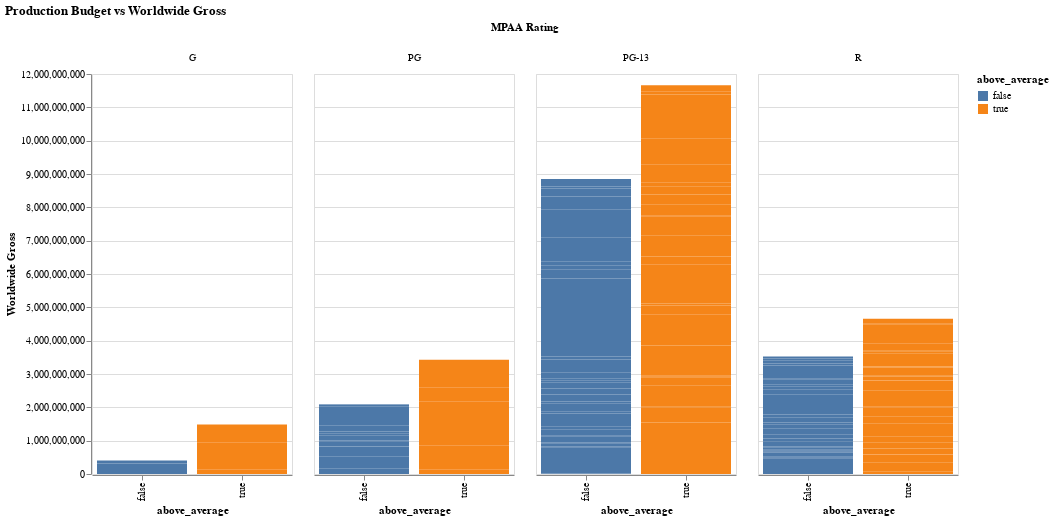

Notebook code cell kept with this figure:
### Markdown cell above
<h3> The result came out to be mixed. High and low production movies are above average. Lets understand how the worldwide collection of movies on genre and above average</h3>

### Code cell
alt.Chart(movies_data, height = 400, width = 200)\
    .mark_bar() \
    .encode(x= 'above_average:O',
     y = 'Worldwide Gross:Q',
    color = 'above_average:N',
    column = 'MPAA Rating:N')\
    .properties(title='Production Budget vs Worldwide Gross')

### Figure 1 — Vega-Lite specification as saved in the notebook (floating-point values rounded to 4 significant figures; data arrays with more than 128 entries replaced by an {"elided": "..."} marker saying what was removed)
{"$schema": "https://vega.github.io/schema/vega-lite/v4.8.1.json", "config": {"view": {"continuousHeight": 300, "continuousWidth": 400}}, "data": {"name": "data-17b2b1dc667d9ff3ae3d7c33c0aa9466"}, "datasets": {"data-17b2b1dc667d9ff3ae3d7c33c0aa9466": {"elided": "174 records"}}, "encoding": {"color": {"field": "above_average", "type": "nominal"}, "column": {"field": "MPAA Rating", "type": "nominal"}, "x": {"field": "above_average", "type": "ordinal"}, "y": {"field": "Worldwide Gross", "type": "quantitative"}}, "height": 400, "mark": "bar", "title": "Production Budget vs Worldwide Gross", "width": 200}
